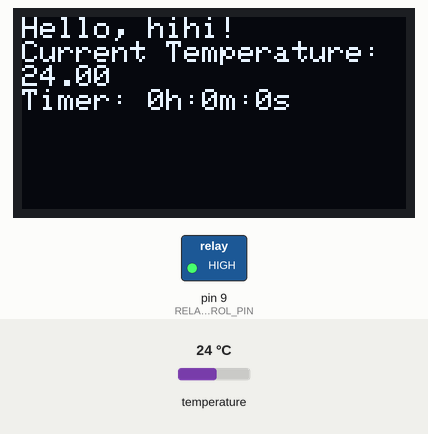
Recording of a sketch running on a simulated Arduino Uno, built with avr-gcc and run on an emulated ATmega328P. Shown: 128×64 one-colour display, switched loads named in the sketch (green lamp = pin HIGH). The inputs (shaded band) are chosen by the test bench; at power-on: temperature 24 °C. The display library's start-up logo is not drawn; what the sketch prints to the serial monitor is not drawn.

Above: at 3.4 s.
3.5 s: temperature set to 12 °C
At 4.8 s:
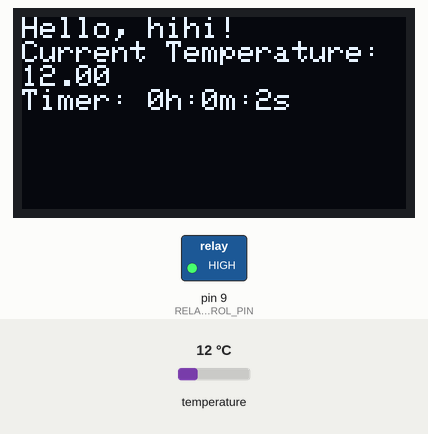
8.2 s: temperature set to 19 °C
At 10.3 s:
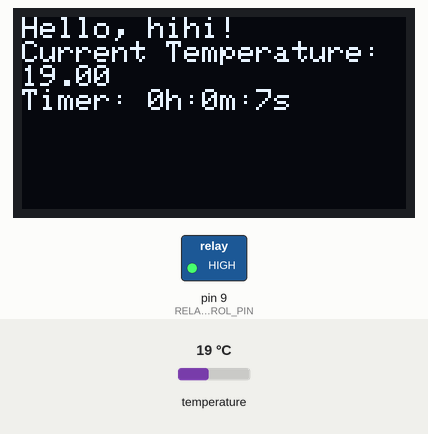
12.1 s: temperature set to 28 °C
At 14.2 s:
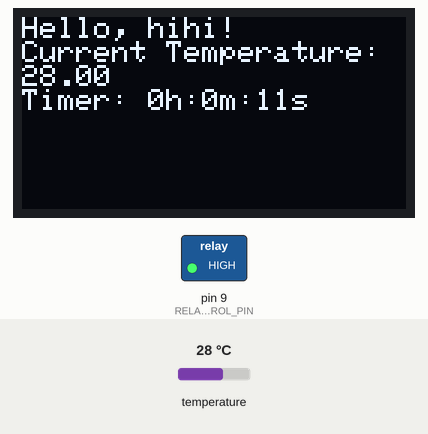
Timing chart, 0 to 15.7 s (numbered marks = the images above; inputs shaded):
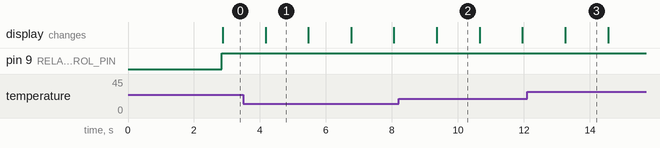

Measured:
- what the display in image 2 shows lasts 1.3 s, from 9.4 s to 10.7 s

The sketch:

ArduinoSousVide.ino
```cpp
#include <Adafruit_SSD1306.h>
#include <Adafruit_GFX.h>
#include <gfxfont.h>
#include <OneWire.h>
#include <DallasTemperature.h>

#define ONE_WIRE_BUS 8 //set DS18B20 DQ pin
#define RELAY_CONTROL_PIN 9 //set REPLY's interupt control pin
int  R_Int = RELAY_CONTROL_PIN;
#define Sous_Temp 59 //set temperature here
#define OLED_RESET 4
Adafruit_SSD1306 display(OLED_RESET);

#define NUMFLAKES 10
#define XPOS 0
#define YPOS 1
#define DELTAY 2


#define LOGO16_GLCD_HEIGHT 16
#define LOGO16_GLCD_WIDTH  16

OneWire oneWire(ONE_WIRE_BUS);
DallasTemperature sensors(&oneWire);
unsigned long timerbase;
void setup() {

  Serial.begin(9600);
  //delay(500);

  // by default, we'll generate the high voltage from the 3.3v line internally! (neat!)
  display.begin(SSD1306_SWITCHCAPVCC, 0x3C);  // initialize with the I2C addr 0x3C (for the 128x64)
  // init done

  // Show image buffer on the display hardware.
  // Since the buffer is intialized with an Adafruit splashscreen
  // internally, this will display the splashscreen.
  display.display();
  delay(2000);
  display.clearDisplay();
  timerbase = millis();
  Serial.println("Temperature Sensor Start");
  pinMode(R_Int,OUTPUT); //set reply control pin to GPIO output
  sensors.begin();
}

void loop() {
  float CurrentTemp = 0;

  sensors.requestTemperatures();
  CurrentTemp = sensors.getTempCByIndex(0);
  Serial.println(CurrentTemp);
  if (CurrentTemp < Sous_Temp)
  {
    digitalWrite(R_Int,HIGH); //turn on power, common pin to NC
  } else{
    digitalWrite(R_Int,LOW);  //turn off power, common pin to NO
  }

  display.clearDisplay();

  // text display tests
  display.setTextSize(1);
  display.setTextColor(WHITE);
  display.setCursor(0,0);
  display.println("Hello, hihi!");
  display.print("Current Temperature: ");
  display.println(CurrentTemp);
  display.print("Timer: ");
  //display.println(millis() - timerbase);
  TimerConvert();
  display.display();

  delay(500);
}

void TimerConvert(){
  unsigned long timer2;
  unsigned int seconds, minutes, hours;
  timer2 = millis() - timerbase;
  timer2 = timer2 / 1000; //seconds
  seconds = timer2 % 60;
  minutes = (timer2 / 60) % 60;
  hours = (timer2 / 60 / 60) % 60;
  display.print(hours);
  display.print("h:");
  display.print(minutes);
  display.print("m:");
  display.print(seconds);
  display.println("s");
}
```
